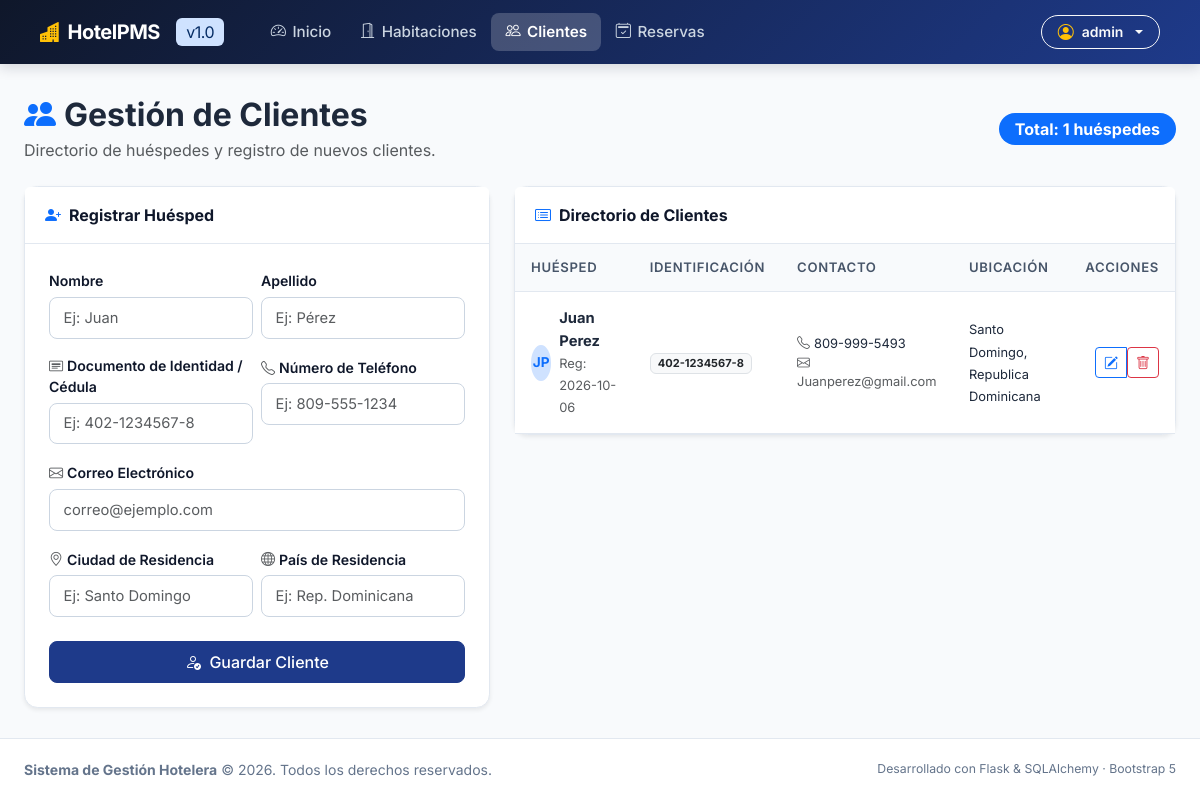
Screenshot of /clientes (signed in) with the database file from the repository.
### app/models.py (models this page shows, shortened)
class Usuario(database.Model, UserMixin):
    __tablename__ = "usuarios"
    id: Mapped[int] = mapped_column(primary_key=True)
    username: Mapped[str] = mapped_column(String(50), unique=True, index=True)
    email: Mapped[str] = mapped_column(String(120), unique=True, index=True)
    password_hash: Mapped[str] = mapped_column(String(255))
    nombre_completo: Mapped[str | None] = mapped_column(String(100), default=None)
    rol: Mapped[str] = mapped_column(String(20), default="admin")
    fecha_creacion: Mapped[date] = mapped_column(default=date.today)

class Cliente(database.Model):
    __tablename__ = "clientes"
    id: Mapped[int] = mapped_column(primary_key=True)
    nombre: Mapped[str] = mapped_column(String(60))
    apellido: Mapped[str] = mapped_column(String(60))
    id_documento: Mapped[str] = mapped_column(String(30), unique=True)
    telefono: Mapped[str] = mapped_column(String(25))
    correo: Mapped[str] = mapped_column(String(120), unique=True)
    ciudad_residencia: Mapped[str | None] = mapped_column(String(80), nullable=True)
    pais_residencia: Mapped[str | None] = mapped_column(String(80), nullable=True)
    fecha_registro: Mapped[date] = mapped_column(default=date.today)

### app/routes.py (the view, shortened to what this page needs)
@aplicacion.route("/clientes", methods=["GET", "POST"])
@login_required
def clientes():
    formulario = ClienteForm()
    lista_clientes = Cliente.query.order_by(Cliente.id.desc()).all()
    return render_template("clientes.html", formulario=formulario, clientes=lista_clientes)

### app/templates/clientes.html (shortened to what this page needs)
{% extends "base.html" %}
{% block content %}
<div class="row mb-4 align-items-center">
    <div class="col-md-8">
        <h2 class="fw-bold mb-1">
            <i class="bi bi-people-fill text-primary me-2"></i>Gestión de Clientes
        </h2>
        <p class="text-muted mb-0">Directorio de huéspedes y registro de nuevos clientes.</p>
    </div>
    <div class="col-md-4 text-md-end mt-3 mt-md-0">
        <span class="badge bg-primary fs-6 px-3 py-2 rounded-pill">
            Total: {{ clientes|length }} huéspedes
        </span>
    </div>
</div>
<div class="row g-4">
    <div class="col-lg-5">
        <div class="card card-hotel shadow-sm">
            <div class="card-header bg-white">
                <span class="fw-bold d-flex align-items-center gap-2">
                    <i class="bi bi-person-plus-fill text-primary"></i>
                    <span>Registrar Huésped</span>
                </span>
            </div>
            <div class="card-body p-4">
                <form method="POST" novalidate>
                    <div class="row g-2 mb-3">
                        <div class="col-sm-6">
                            <label class="form-label" for="{{ formulario.nombre.id }}">
                                {{ formulario.nombre.label.text }}
                            </label>
                            {{ formulario.nombre(class="form-control" + (" is-invalid" if formulario.nombre.errors else ""), placeholder="Ej: Juan") }}
                        </div>
                        <div class="col-sm-6">
                            <label class="form-label" for="{{ formulario.apellido.id }}">
                                {{ formulario.apellido.label.text }}
                            </label>
                            {{ formulario.apellido(class="form-control" + (" is-invalid" if formulario.apellido.errors else ""), placeholder="Ej: Pérez") }}
                        </div>
                    </div>
                    <div class="row g-2 mb-3">
                        <div class="col-sm-6">
                            <label class="form-label" for="{{ formulario.id_documento.id }}">
                                <i class="bi bi-card-heading text-muted me-1"></i>{{ formulario.id_documento.label.text }}
                            </label>
                            {{ formulario.id_documento(class="form-control" + (" is-invalid" if formulario.id_documento.errors else ""), placeholder="Ej: 402-1234567-8") }}
                        </div>
                        <div class="col-sm-6">
                            <label class="form-label" for="{{ formulario.telefono.id }}">
                                <i class="bi bi-telephone text-muted me-1"></i>{{ formulario.telefono.label.text }}
                            </label>
                            {{ formulario.telefono(class="form-control" + (" is-invalid" if formulario.telefono.errors else ""), placeholder="Ej: 809-555-1234") }}
                        </div>
                    </div>
                    <div class="mb-3">
                        <label class="form-label" for="{{ formulario.correo.id }}">
                            <i class="bi bi-envelope text-muted me-1"></i>{{ formulario.correo.label.text }}
                        </label>
                        {{ formulario.correo(class="form-control" + (" is-invalid" if formulario.correo.errors else ""), placeholder="correo@ejemplo.com", type="email") }}
                    </div>
                    <div class="row g-2 mb-4">
                        <div class="col-sm-6">
                            <label class="form-label" for="{{ formulario.ciudad_residencia.id }}">
                                <i class="bi bi-geo-alt text-muted me-1"></i>{{ formulario.ciudad_residencia.label.text }}
                            </label>
                            {{ formulario.ciudad_residencia(class="form-control" + (" is-invalid" if formulario.ciudad_residencia.errors else ""), placeholder="Ej: Santo Domingo") }}
                        </div>
                        <div class="col-sm-6">
                            <label class="form-label" for="{{ formulario.pais_residencia.id }}">
                                <i class="bi bi-globe text-muted me-1"></i>{{ formulario.pais_residencia.label.text }}
                            </label>
                            {{ formulario.pais_residencia(class="form-control" + (" is-invalid" if formulario.pais_residencia.errors else ""), placeholder="Ej: Rep. Dominicana") }}
                        </div>
                    </div>
                    <div class="d-grid">
                        <button type="submit" class="btn btn-hotel-primary">
                            <i class="bi bi-person-check me-1"></i> Guardar Cliente
                        </button>
                    </div>
                </form>
            </div>
        </div>
    </div>
    <div class="col-lg-7">
        <div class="card card-hotel shadow-sm">
            <div class="card-header bg-white">
                <span class="fw-bold d-flex align-items-center gap-2">
                    <i class="bi bi-card-list text-primary"></i>
                    <span>Directorio de Clientes</span>
                </span>
            </div>
            <div class="card-body p-0">
                <div class="table-responsive">
                    <table class="table table-hotel align-middle mb-0">
                        <thead>
                            <tr>
                                <th>Huésped</th>
                                <th>Identificación</th>
                                <th>Contacto</th>
                                <th>Ubicación</th>
                                <th class="text-end">Acciones</th>
                            </tr>
                        </thead>
                        <tbody>
                            {% if clientes %}
                                {% for cliente in clientes %}
                                <tr>
                                    <td>
                                        <div class="d-flex align-items-center">
                                            <div class="rounded-circle bg-primary-subtle text-primary fw-bold d-flex align-items-center justify-content-center me-2" style="width: 36px; height: 36px; font-size: 0.85rem;">
                                                {{ cliente.nombre[:1] }}{{ cliente.apellido[:1] }}
                                            </div>
                                            <div>
                                                <div class="fw-bold">{{ cliente.nombre }} {{ cliente.apellido }}</div>
                                                <span class="small text-muted">Reg: {{ cliente.fecha_registro }}</span>
                                            </div>
                                        </div>
                                    </td>
                                    <td>
                                        <span class="badge bg-light text-dark border">
                                            {{ cliente.id_documento }}
                                        </span>
                                    </td>
                                    <td>
                                        <div class="small">
                                            <i class="bi bi-telephone text-muted me-1"></i>{{ cliente.telefono }}
                                        </div>
                                        <div class="small text-muted">
                                            <i class="bi bi-envelope text-muted me-1"></i>{{ cliente.correo }}
                                        </div>
                                    </td>
                                    <td>
                                        <span class="small">
                                            {{ cliente.ciudad_residencia or 'N/D' }}, {{ cliente.pais_residencia or '' }}
                                        </span>
                                    </td>
                                    <td class="text-end">
                                        <div class="btn-group" role="group">
                                            <a href="{{ url_for('editar_cliente', id=cliente.id) }}" class="btn btn-outline-primary btn-sm" title="Editar">
                                                <i class="bi bi-pencil-square"></i>
                                            </a>
                                            <form method="POST" action="{{ url_for('eliminar_cliente', id=cliente.id) }}" class="d-inline" onsubmit="return confirm('¿Estás seguro de que deseas eliminar al cliente {{ cliente.nombre }} {{ cliente.apellido }}?');">
                                                <button type="submit" class="btn btn-outline-danger btn-sm" title="Eliminar">
                                                    <i class="bi bi-trash"></i>
                                                </button>
                                            </form>
                                        </div>
                                    </td>
                                </tr>
                                {% endfor %}
                            {% endif %}
                        </tbody>
                    </table>
                </div>
            </div>
        </div>
    </div>
</div>
{% endblock %}

### app/templates/base.html (shortened to what this page needs)
<!DOCTYPE html>
<html lang="es">
<head>
    <link href="https://cdn.jsdelivr.net/npm/bootstrap@5.3.3/dist/css/bootstrap.min.css" rel="stylesheet">
    <link rel="stylesheet" href="https://cdn.jsdelivr.net/npm/bootstrap-icons@1.11.3/font/bootstrap-icons.min.css">
    <link rel="stylesheet" href="{{ url_for('static', filename='style.css') }}">
</head>
<body>
    <nav class="navbar navbar-expand-lg navbar-dark navbar-hotel sticky-top">
        <div class="container-fluid px-lg-4">
            <a class="navbar-brand" href="{{ url_for('inicio') }}">
                <i class="bi bi-buildings-fill text-warning"></i>
                <span>HotelPMS</span>
                <span class="badge bg-primary-subtle text-primary-emphasis ms-2 fs-6 fw-normal d-none d-sm-inline">v1.0</span>
            </a>
            <div class="collapse navbar-collapse" id="navMenu">
                <ul class="navbar-nav me-auto mb-2 mb-lg-0 ms-lg-3">
                    <li class="nav-item">
                        <a class="nav-link {% if request.endpoint == 'inicio' %}active{% endif %}" href="{{ url_for('inicio') }}">
                            <i class="bi bi-speedometer2"></i> Inicio
                        </a>
                    </li>
                    <li class="nav-item">
                        <a class="nav-link {% if request.endpoint and 'habitacion' in request.endpoint %}active{% endif %}" href="{{ url_for('habitaciones') }}">
                            <i class="bi bi-door-open"></i> Habitaciones
                        </a>
                    </li>
                    <li class="nav-item">
                        <a class="nav-link {% if request.endpoint and 'cliente' in request.endpoint %}active{% endif %}" href="{{ url_for('clientes') }}">
                            <i class="bi bi-people"></i> Clientes
                        </a>
                    </li>
                    <li class="nav-item">
                        <a class="nav-link {% if request.endpoint and 'reserva' in request.endpoint %}active{% endif %}" href="{{ url_for('reservas') }}">
                            <i class="bi bi-calendar2-check"></i> Reservas
                        </a>
                    </li>
                </ul>
                <div class="d-flex align-items-center gap-2">
                    {% if current_user.is_authenticated %}
                        <div class="dropdown">
                            <button class="btn btn-sm btn-outline-light dropdown-toggle d-flex align-items-center gap-2 py-1 px-3 rounded-pill" type="button" data-bs-toggle="dropdown" aria-expanded="false">
                                <i class="bi bi-person-circle text-warning fs-6"></i>
                                <span class="fw-semibold">{{ current_user.username }}</span>
                            </button>
                        </div>
                    {% endif %}
                </div>
            </div>
        </div>
    </nav>
    <main class="container-fluid px-lg-4 my-3 flex-grow-1">
        {% block content %}{% endblock %}
    </main>
    <footer class="footer-hotel">
        <div class="container-fluid px-lg-4 d-flex flex-column flex-sm-row justify-content-between align-items-center gap-2">
            <div>
                <strong>Sistema de Gestión Hotelera</strong> &copy; 2026. Todos los derechos reservados.
            </div>
            <div class="small">
                Desarrollado con Flask & SQLAlchemy &middot; Bootstrap 5
            </div>
        </div>
    </footer>
</body>
</html>

### rows the page displays
Usuario: username "admin"
Cliente: nombre "J", apellido "P", nombre "Juan", apellido "Perez", fecha_registro "2026-10-06", id_documento "402-1234567-8", telefono "809-999-5493", correo "Juanperez@gmail.com", ciudad_residencia "Santo Domingo", pais_residencia "Republica Dominicana"

### other values shown
{{ clientes|length }} "1"
